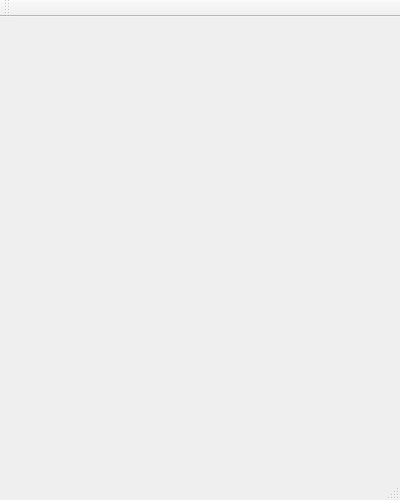
<?xml version="1.0" encoding="UTF-8"?>
<ui version="4.0">
 <class>MenueWidget</class>
 <widget class="QMainWindow" name="MenueWidget">
  <property name="geometry">
   <rect>
    <x>0</x>
    <y>0</y>
    <width>400</width>
    <height>500</height>
   </rect>
  </property>
  <property name="windowTitle">
   <string>StartMenueWidget</string>
  </property>
  <widget class="QWidget" name="centralWidget">
   <layout class="QVBoxLayout" name="verticalLayout">
    <item>
     <widget class="QStackedWidget" name="stack"/>
    </item>
   </layout>
  </widget>
  <widget class="QToolBar" name="mainToolBar">
   <attribute name="toolBarArea">
    <enum>TopToolBarArea</enum>
   </attribute>
   <attribute name="toolBarBreak">
    <bool>false</bool>
   </attribute>
  </widget>
  <widget class="QStatusBar" name="statusBar"/>
 </widget>
 <layoutdefault spacing="6" margin="11"/>
 <resources/>
 <connections/>
</ui>
